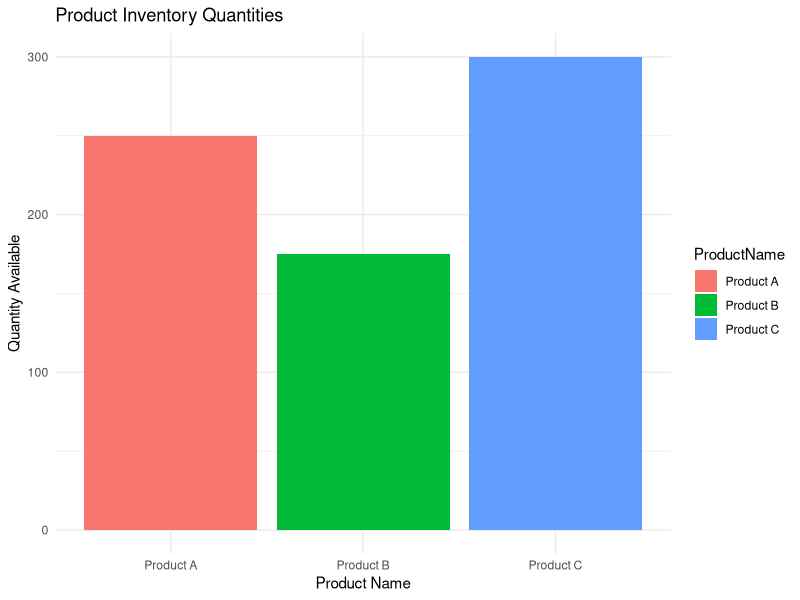

Source code (R):
library(ggplot2)

df9 <- data.frame(
  ProductName = c("Product A", "Product B", "Product C"),
  Quantity = c(250, 175, 300)
)

ggplot(df9, aes(x = ProductName, y = Quantity, fill = ProductName)) +
  geom_bar(stat = "identity") +
  labs(title = "Product Inventory Quantities", x = "Product Name", y = "Quantity Available") +
  theme_minimal()
